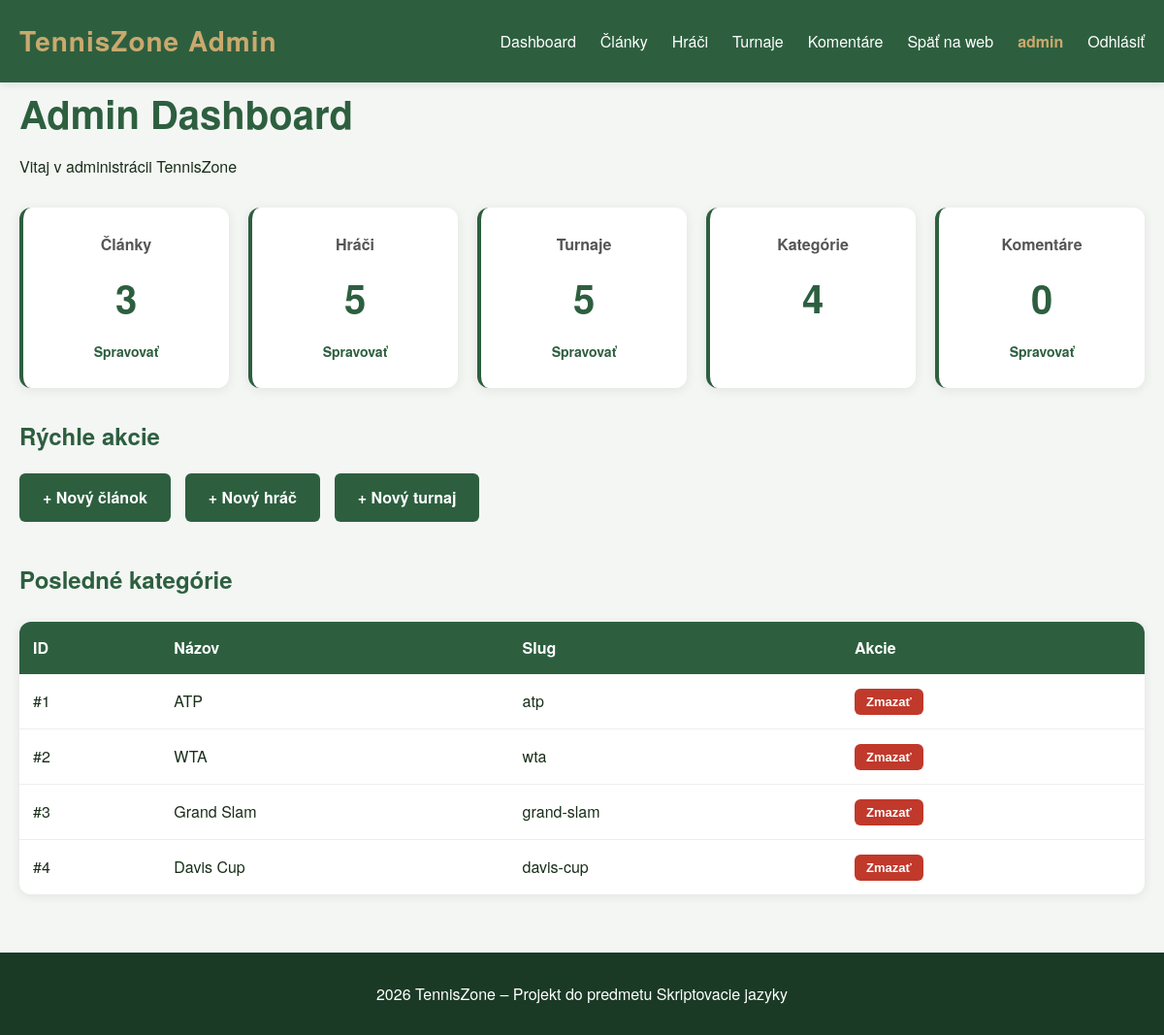
Screenshot of /public/templates/admin.php (signed in) with the database file from the repository.
### tables this page shows
CREATE TABLE IF NOT EXISTS categories (
    id INT AUTO_INCREMENT PRIMARY KEY,
    name VARCHAR(100) NOT NULL,
    slug VARCHAR(100) NOT NULL UNIQUE,
    description TEXT,
    created_at TIMESTAMP DEFAULT CURRENT_TIMESTAMP
);

### app/core/Database.php (called while the page is built)
<?php
class Database {
    private $host = 'localhost';
    private $dbname = 'tenniszone1';
    private $username = 'root';
    private $password = '';
    private PDO $connection;
    public function __construct() {
        try {
            $dsn = "mysql:host={$this->host};dbname={$this->dbname};charset=utf8mb4";
            $this->connection = new PDO($dsn, $this->username, $this->password);
            $this->connection->setAttribute(PDO::ATTR_ERRMODE, PDO::ERRMODE_EXCEPTION);
            $this->connection->setAttribute(PDO::ATTR_DEFAULT_FETCH_MODE, PDO::FETCH_OBJ);
        } catch (PDOException $e) {
            echo "Chyba pripojenia: " . $e->getMessage();
        }
    }
    public function getConnection() {
        return $this->connection;
    }
}

### app/models/Post.php (called while the page is built, shortened)
<?php
require_once __DIR__ . '/../core/Database.php';
class Post {
    private $db;
    public function __construct() {
        $database = new Database();
        $this->db = $database->getConnection();
    }
    public function all() {
        $sql = "SELECT * FROM articles ORDER BY created_at DESC";
        $stmt = $this->db->query($sql);
        return $stmt->fetchAll();
    }
}

### app/models/Player.php (called while the page is built, shortened)
<?php
require_once __DIR__ . '/../core/Database.php';
class Player {
    private $db;
    public function __construct() {
        $database = new Database();
        $this->db = $database->getConnection();
    }
    public function all() {
        $sql = "SELECT * FROM players ORDER BY ranking ASC";
        $stmt = $this->db->query($sql);
        return $stmt->fetchAll();
    }
}

### app/models/Tournament.php (called while the page is built, shortened)
<?php
require_once __DIR__ . '/../core/Database.php';
class Tournament {
    private $db;
    public function __construct() {
        $database = new Database();
        $this->db = $database->getConnection();
    }
    public function all() {
        $sql = "SELECT * FROM tournaments ORDER BY start_date DESC";
        $stmt = $this->db->query($sql);
        return $stmt->fetchAll();
    }
}

### app/models/Category.php (called while the page is built, shortened)
<?php
require_once __DIR__ . '/../core/Database.php';
class Category {
    private $db;
    public function __construct() {
        $database = new Database();
        $this->db = $database->getConnection();
    }
    public function all() {
        $sql = "SELECT * FROM categories";
        $stmt = $this->db->query($sql);
        return $stmt->fetchAll();
    }
}

### app/models/Comment.php (called while the page is built, shortened)
<?php
require_once __DIR__ . '/../core/Database.php';
class Comment {
    private $db;
    public function __construct() {
        $database = new Database();
        $this->db = $database->getConnection();
    }
    public function all() {
        $sql = "SELECT c.*, u.username, a.title AS article_title
                FROM comments c
                JOIN users u ON u.id = c.user_id
                JOIN articles a ON a.id = c.article_id
                ORDER BY c.created_at DESC";
        $stmt = $this->db->query($sql);
        return $stmt->fetchAll();
    }
}

### public/templates/admin.php (the view, shortened to what this page needs)
<?php include __DIR__ . '/partials/header-admin.php'; ?>
<?php
require_once __DIR__ . '/../../app/models/Post.php';
require_once __DIR__ . '/../../app/models/Player.php';
require_once __DIR__ . '/../../app/models/Tournament.php';
require_once __DIR__ . '/../../app/models/Category.php';
require_once __DIR__ . '/../../app/models/Comment.php';
$post = new Post();
$player = new Player();
$tournament = new Tournament();
$category = new Category();
$comment = new Comment();
$articles = $post->all();
$players = $player->all();
$tournaments = $tournament->all();
$categories = $category->all();
$comments = $comment->all();
?>
<h1>Admin Dashboard</h1>
<p>Vitaj v administrácii TennisZone</p>
<div class="admin-stats">
    <div class="stat-card">
        <h3>Články</h3>
        <p class="stat-number"><?php echo count($articles); ?></p>
        <a href="admin-articles.php">Spravovať</a>
    </div>
    <div class="stat-card">
        <h3>Hráči</h3>
        <p class="stat-number"><?php echo count($players); ?></p>
        <a href="admin-players.php">Spravovať</a>
    </div>
    <div class="stat-card">
        <h3>Turnaje</h3>
        <p class="stat-number"><?php echo count($tournaments); ?></p>
        <a href="admin-tournaments.php">Spravovať</a>
    </div>
    <div class="stat-card">
        <h3>Kategórie</h3>
        <p class="stat-number"><?php echo count($categories); ?></p>
    </div>
    <div class="stat-card">
        <h3>Komentáre</h3>
        <p class="stat-number"><?php echo count($comments); ?></p>
        <a href="admin-comments.php">Spravovať</a>
    </div>
</div>
<h2>Rýchle akcie</h2>
<div class="quick-actions">
    <a href="article-create.php" class="btn-primary">+ Nový článok</a>
    <a href="player-create.php" class="btn-primary">+ Nový hráč</a>
    <a href="tournament-create.php" class="btn-primary">+ Nový turnaj</a>
</div>
<h2>Posledné kategórie</h2>
<table>
    <thead>
        <tr>
            <th>ID</th>
            <th>Názov</th>
            <th>Slug</th>
            <th>Akcie</th>
        </tr>
    </thead>
    <tbody>
        <?php foreach ($categories as $cat): ?>
            <tr>
                <td>#<?php echo $cat->id; ?></td>
                <td><?php echo htmlspecialchars($cat->name); ?></td>
                <td><?php echo htmlspecialchars($cat->slug); ?></td>
                <td>
                    <form method="POST" action="admin.php" style="display:inline;" onsubmit="return confirm('Naozaj zmazať?')">
                        <button type="submit">Zmazať</button>
                    </form>
                </td>
            </tr>
        <?php endforeach; ?>
    </tbody>
</table>
<?php include __DIR__ . '/partials/footer.php'; ?>

### public/templates/partials/header-admin.php (shortened to what this page needs)
<!DOCTYPE html>
<html lang="sk">
<head>
    <link rel="stylesheet" href="../assets/css/style.css?v=<?php echo time(); ?>">
</head>
<body>
<header>
    <div class="container">
        <a href="home.php" class="logo">TennisZone Admin</a>
        <nav>
            <a href="admin.php">Dashboard</a>
            <a href="admin-articles.php">Články</a>
            <a href="admin-players.php">Hráči</a>
            <a href="admin-tournaments.php">Turnaje</a>
            <a href="admin-comments.php">Komentáre</a>
            <a href="home.php">Späť na web</a>
            <span><?php echo htmlspecialchars($_SESSION['username']); ?></span>
            <a href="logout.php">Odhlásiť</a>
        </nav>
    </div>
</header>
<main class="container">

### public/templates/partials/footer.php
</main>
<footer class="site-footer">
    <div class="container">
        <p>2026 TennisZone – Projekt do predmetu Skriptovacie jazyky</p>
    </div>
</footer>
</body>
</html>

### public/assets/css/style.css (style rules this page uses)
* { box-sizing: border-box; margin: 0; padding: 0; }
body { font-family: 'Helvetica Neue', Arial, sans-serif; background: #f4f6f4; color: #1a2e1a; line-height: 1.6; }
.container { max-width: 1200px; margin: 0 auto; padding: 0 20px; }
header { background: #2d5f3f; color: white; padding: 20px 0; box-shadow: 0 2px 8px rgba(0,0,0,0.1); }
header .container { display: flex; justify-content: space-between; align-items: center; flex-wrap: wrap; }
.logo { font-size: 28px; font-weight: bold; color: #c9a96e; text-decoration: none; letter-spacing: 1px; }
nav { display: flex; gap: 25px; align-items: center; }
nav a { color: white; text-decoration: none; font-weight: 500; transition: color 0.2s; }
nav span { color: #c9a96e; font-weight: 600; }
main { padding: 40px 20px; max-width: 1200px; margin: 0 auto; }
h1 { font-size: 2.5rem; color: #2d5f3f; margin-bottom: 10px; }
h2 { font-size: 1.5rem; color: #2d5f3f; margin-bottom: 12px; }
form { background: white; padding: 30px; border-radius: 12px; box-shadow: 0 2px 12px rgba(0,0,0,0.08); max-width: 500px; margin: 30px auto; }
button { background: #2d5f3f; color: white; border: none; padding: 12px 24px; border-radius: 6px; font-size: 15px; font-weight: 600; cursor: pointer; transition: background 0.2s; }
table { width: 100%; border-collapse: collapse; background: white; border-radius: 12px; overflow: hidden; box-shadow: 0 2px 12px rgba(0,0,0,0.08); margin: 25px 0; }
table th { background: #2d5f3f; color: white; padding: 14px; text-align: left; font-weight: 600; }
table td { padding: 14px; border-bottom: 1px solid #eee; }
table tr:last-child td { border-bottom: none; }
table form { background: none; padding: 0; box-shadow: none; margin: 0; display: inline; }
table form button { padding: 6px 12px; font-size: 13px; background: #c0392b; }
footer { background: #1a3a25; color: white; padding: 30px 0; text-align: center; margin-top: 60px; }
.admin-stats { display: grid; grid-template-columns: repeat(auto-fit, minmax(200px, 1fr)); gap: 20px; margin: 30px 0; }
.stat-card { background: white; padding: 25px; border-radius: 12px; box-shadow: 0 2px 12px rgba(0,0,0,0.08); border-left: 4px solid #2d5f3f; text-align: center; }
.stat-card h3 { color: #555; font-size: 1rem; margin-bottom: 10px; }
.stat-number { font-size: 2.5rem; font-weight: bold; color: #2d5f3f; margin: 10px 0; }
.stat-card a { color: #2d5f3f; text-decoration: none; font-weight: 600; font-size: 14px; }
.quick-actions { display: flex; gap: 15px; margin: 20px 0 40px 0; flex-wrap: wrap; }
.quick-actions .btn-primary { background: #2d5f3f; color: white; padding: 12px 24px; border-radius: 6px; text-decoration: none; font-weight: 600; }

### rows the page displays
categories: id "1", name "ATP", slug "atp"
categories: id "2", name "WTA", slug "wta"
categories: id "3", name "Grand Slam", slug "grand-slam"
categories: id "4", name "Davis Cup", slug "davis-cup"

### other values shown
$_SESSION['username'] "admin"
count($articles) "3"
count($players) "5"
count($tournaments) "5"
count($categories) "4"
count($comments) "0"
